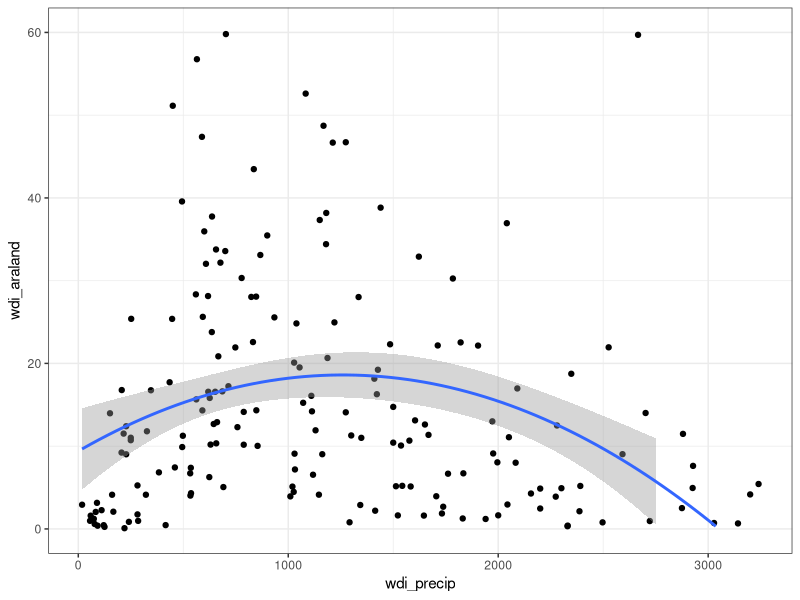
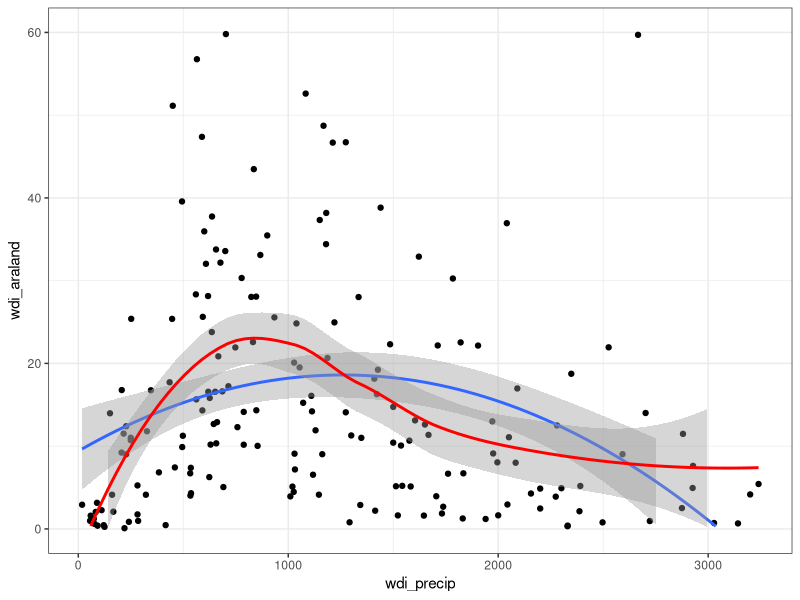
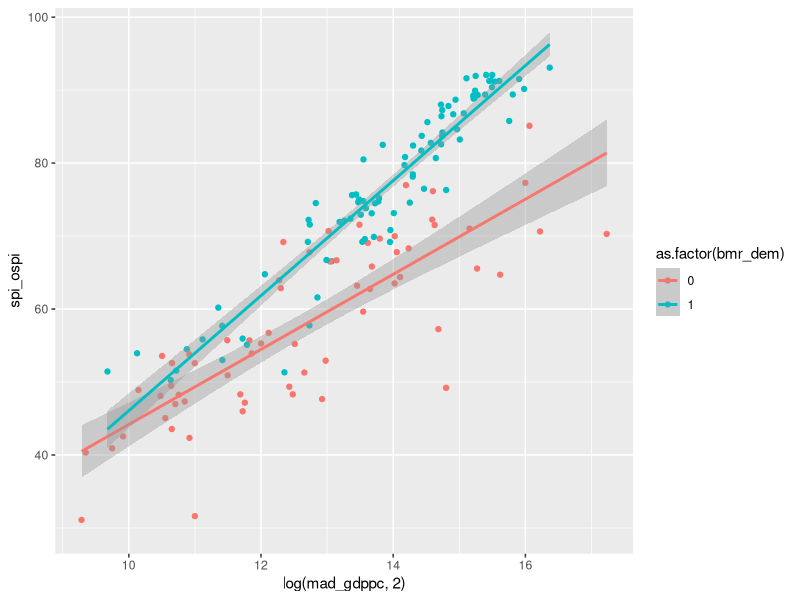
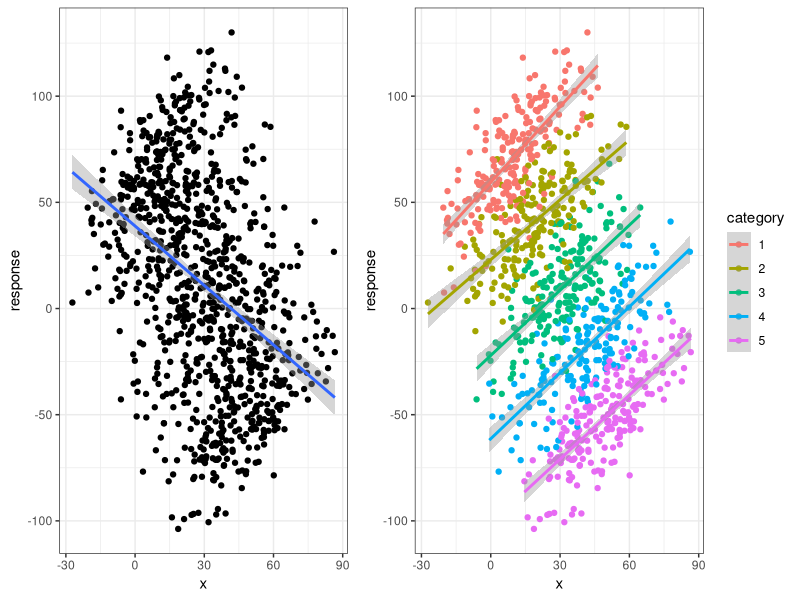
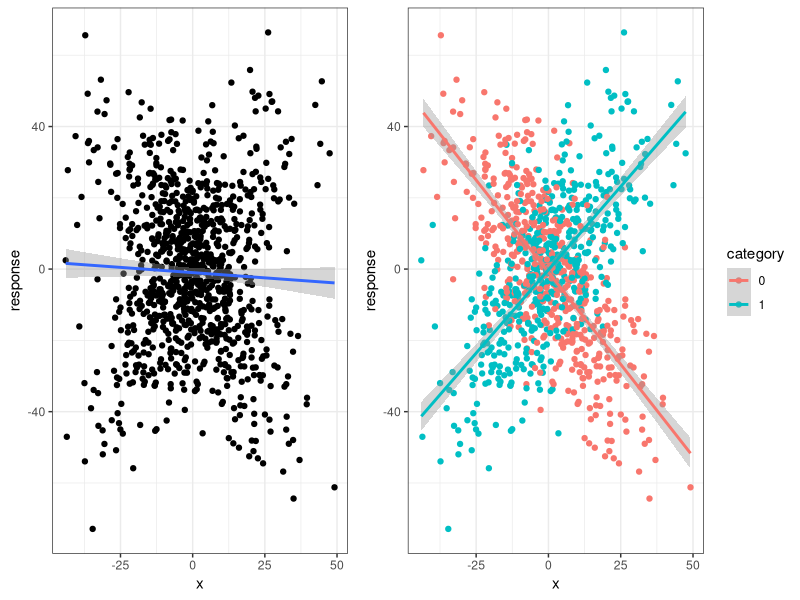

Here is the R script that generated these plots, in order:
## ---- chunk 1
countries <- read.csv("data/countries.csv")
## ---- chunk 2
countries$ht_region <- as.factor(countries$ht_region)
countries$ht_region <- relevel(countries$ht_region, ref = "5")
summary(lm(mad_gdppc~ht_region, countries))$coefficients
## ---- chunk 3
library(ggplot2)

lm2 <- lm(wdi_araland~poly(wdi_precip, 2, raw = TRUE), countries)
summary(lm2)

ggplot(countries, aes(x=wdi_precip, y=wdi_araland)) + 
  geom_point() + 
  stat_smooth(method = "lm",
              formula = y ~ poly(x, 2)) + 
  ylim(0, 60) + 
  theme_bw()
## ---- chunk 4
threshold = 10

C = c(1, 1500, 1500^2)

# Using the null distribution, we can standardize the threshold and find the density below it
pt((threshold - C %*% coef(lm2)) / 
     (sqrt(t(C) %*% vcov(lm2) %*% C + summary(lm2)$sigma^2)), 
   lm2$df.residual)
## ---- chunk 5
# Check that this works as intended
predict(lm2,newdata = data.frame(wdi_precip=1500),interval = "prediction")
threshold = c(-7.61454, 44.1593)

# These should threshold above 0.025 and 0.975 density 
pt((threshold - as.vector(C %*% coef(lm2))) / 
     as.vector(sqrt(t(C) %*% vcov(lm2) %*% C + summary(lm2)$sigma^2)), 
   lm2$df.residual)
## ---- chunk 6
loess_model <- loess(wdi_araland~wdi_precip, countries)

# LM Rsq
1-sum(residuals(lm2)^2)/
  sum((countries[!is.na(countries$wdi_araland) & !is.na(countries$wdi_precip),]$wdi_araland - 
         mean(countries[!is.na(countries$wdi_araland) & !is.na(countries$wdi_precip),]$wdi_araland))^2)

# Loess Rsq
1-sum(residuals(loess_model)^2)/
  sum((countries[!is.na(countries$wdi_araland) & !is.na(countries$wdi_precip),]$wdi_araland - 
         mean(countries[!is.na(countries$wdi_araland) & !is.na(countries$wdi_precip),]$wdi_araland))^2)

ggplot(countries, aes(x=wdi_precip, y=wdi_araland)) + 
  geom_point() + 
  stat_smooth(method = "lm",
              formula = y ~ poly(x, 2)) + 
  stat_smooth(method="loess", 
              formula = y ~ x,
              col="red") + 
  ylim(0, 60) + 
  theme_bw()
## ---- chunk 7
lm3 <- lm(spi_ospi~log(mad_gdppc, 2) * as.factor(bmr_dem), countries)
summary(lm3)$coefficients

ggplot(countries, aes(x=log(mad_gdppc, 2), y = spi_ospi, col = as.factor(bmr_dem))) + 
  geom_point() + 
  stat_smooth(method="lm",
              formula = y~x)

log(median(countries$mad_gdppc, na.rm = T))
## ---- chunk 8
lm4 <- lm(spi_ospi~log(mad_gdppc, 2) + as.factor(bmr_dem), countries)
anova(lm4, lm3)
## ---- chunk 9
set.seed(139)
library(knitr)
library(dplyr)

n = 10
value = rnorm(n, 5, 2)
category = as.factor(sample(c(1,2,3), n, replace = T))
df <- data.frame(Response = case_when(category == "1" ~ 3,
                                      category == "2" ~ 7,
                                      category == "3" ~ 2) * value + rnorm(n, 0, 5),
                 Category=category,
                 Value=value)

kable(df)
## ---- chunk 10
lm_sim <- lm(Response ~ Category * Value, df)
model_matrix_out = model.matrix(lm_sim)
attr(model_matrix_out, "assign") <- NULL
attr(model_matrix_out, "contrasts") <- NULL

print(model_matrix_out)
## ---- chunk 11
library(gridExtra)

# Sample size
n <- 1000

# Five categories
category <- sample(1:5, n, replace = T)

# Different x mean for each category
x <- rnorm(n, 10 * category, 15)

# Generate the response variable
response = 100 - (40 * category) + x * 1 + rnorm(n, 0, 15)

# Make a dataframe for plotting
df <- data.frame(x = x,
                 category = as.factor(category),
                 response = response)

# Models with and without category as a predictor
plot1 <- ggplot(df, aes(x = x, y = response)) + 
  geom_point() + 
  theme_bw() + 
  geom_smooth(method="lm", formula = y~x)

plot2 <- ggplot(df, aes(x = x, y = response, color = category)) + 
  geom_point() + 
  theme_bw() + 
  geom_smooth(method="lm", formula = y~x)

# Plot models
grid.arrange(plot1, plot2, ncol = 2, widths=c(0.8,1))

# Correctly fit model
summary(lm(response ~ x + category, df))$coefficients
## ---- chunk 12
n <- 1000

# Two categories
category <- sample(0:1, n, replace = T)

# Generate predictor
x <- rnorm(n, 0, 15)

# Generate response variable
response = x * (-1 + 2 * category) + rnorm(n, 0, 15)

# Data frame for plotting
df <- data.frame(x = x,
                 category = as.factor(category),
                 response = response)

# Models with and without interaction terms
plot1 <- ggplot(df, aes(x = x, y = response)) + 
  geom_point() + 
  theme_bw() + 
  geom_smooth(method="lm", formula = y~x)

plot2 <- ggplot(df, aes(x = x, y = response, color = category)) + 
  geom_point() + 
  theme_bw() + 
  geom_smooth(method="lm", formula = y~x)

grid.arrange(plot1, plot2, ncol = 2, widths=c(0.8,1))

# Correctly fit model
summary(lm(response ~ x * category, df))$coefficients
